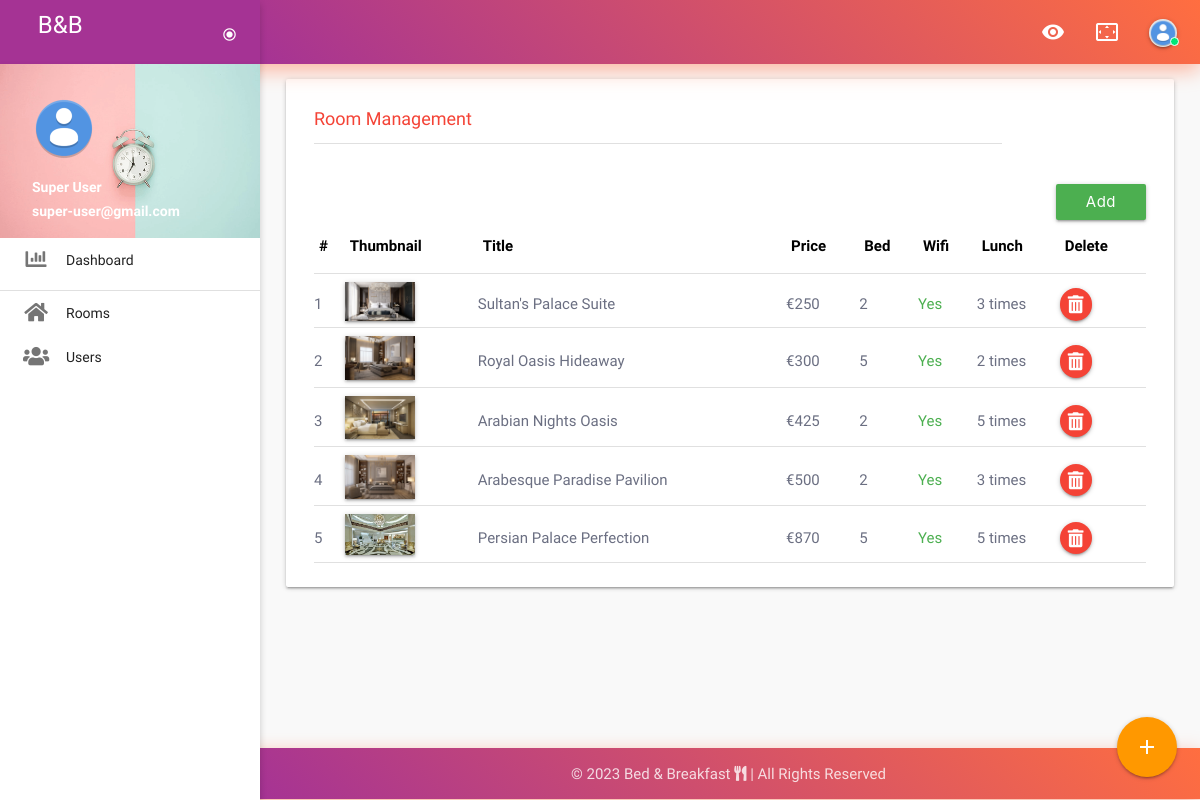
The page /admin_room (signed in) on the database its author committed.
### src/models.py (models this page shows)
class User(db.Model, UserMixin):
    id = db.Column(db.Integer, primary_key=True)
    fname = db.Column(db.String(150))
    lname = db.Column(db.String(150))
    email = db.Column(db.String(150), unique=True)
    password = db.Column(db.Text)
    avatar = db.Column(db.String(225), default="default_user_img.png")
    phone = db.Column(db.String(100), default="")
    date_of_birth = db.Column(db.String(100), default="")
    gender = db.Column(db.String(100), default="")
    country = db.Column(db.String(100), default="")
    city = db.Column(db.String(100), default="")
    zip_code = db.Column(db.String(100), default="")
    address = db.Column(db.Text, default="")
    role = db.Column(db.Integer, default=0)
    registered_on = db.Column(db.String(25), default=datetime.datetime.now().date())
    hashCode = db.Column(db.Text)

class Rooms(db.Model):
    id = db.Column(db.Integer, primary_key=True)
    title = db.Column(db.String(225))
    description = db.Column(db.Text)
    thumb = db.Column(db.Text)
    price = db.Column(db.Integer)
    bed = db.Column(db.Integer)
    lunch = db.Column(db.Integer)
    wifi = db.Column(db.Integer)

### src/views.py (the view, shortened to what this page needs)
@views.route("/admin_room", methods=["GET", "POST"])
@login_required
def admin_room():
	if current_user.role == 1:
		if request.method == "GET":
			check_booking_expire()
			room_info = Rooms.query.all()
			return render_template("admin/room_list.html", user=current_user, room_data=room_info)
	else:
		return redirect(url_for('views.user_dashboard'))

### src/views.py (called while the page is built)
def check_booking_expire():
    today_date = datetime.datetime.today().date()
    room_expired = Booking.query.filter_by(expire_date=today_date).first()
    if room_expired:
    	db.session.delete(room_expired)
    	db.session.commit()

### src/templates/admin/room_list.html (shortened to what this page needs)
{% extends "admin/base.html" %}
{% block body_content %}
<div id="main">
<div class="row">
<div class="col s12">
<div class="container">
<section>
<div class="row">
  <div class="col s12">
    <div id="input-fields" class="card card-tabs">
      <div class="card-content">
        <div class="card-title">
          <div class="row">
            <div class="col s12 m6 l10">
              <h4 class="card-title red-text">Room Management</h4>
              <div class="divider"></div>
              <br>
            </div>
           </div>
        </div>
        <div id="view-input-fields" class="active">
<div class="row">
<div class="col s12">
<button class="btn modal-trigger right green" data-target="add_room">Add</button>
<table class="col s12 highlight">
  <thead class="black-text">
    <tr>
      <th>#</th>
      <th>Thumbnail</th>
      <th>Title</th>
      <th>Price</th>
      <th>Bed</th>
      <th>Wifi</th>
      <th>Lunch</th>
      <th>Delete</th>
    </tr>
  </thead>
  <tbody>
{% if room_data %}
{% for room in room_data %}
<tr>
  <td>{{ room.id }}</td>
  <td><img src="{{ url_for('static', filename='img/admin_rooms/') }}{{ room.thumb }}" class="responsive-img z-depth-1" width="70px"></td>
  <td>{{ room.title }}</td>
  <td>&euro;{{ room.price }}</td>
  <td>{{ room.bed }}</td>
{% if room.wifi == 0 %}
<td><span class="red-text">No</span></td>
{% elif room.wifi == 1 %}
<td><span class="green-text">Yes</span></td>
{% endif %}
  <td>{{ room.lunch }} times</td>
  <td>
  <form action="{{ url_for('views.room_delete') }}" method="POST" style="display: inline-block;">
    <button type="submit" class="btn-floating btn-small red"><i class="fas fa-trash-alt"></i></button>
  </form>
 </td>
</tr>
{% endfor %}
{% endif %}
  </tbody>
</table>
            </div>
          </div>
        </div>
        </div>
      </div>
    </div>
  </div>
</section>
</div>
</div>
</div>
</div>
{% endblock body_content %}

### src/templates/admin/base.html (shortened to what this page needs)
<!DOCTYPE html>
<html class="loading" lang="en" data-textdirection="ltr">
<head>
    <link rel="stylesheet" href="https://cdnjs.cloudflare.com/ajax/libs/font-awesome/5.15.2/css/all.min.css">
    <link rel="stylesheet" href="{{ url_for('static', filename='css/vendors.min.css') }}">
    <link rel="stylesheet" href="{{ url_for('static', filename='css/materialize.min.css') }}">
    <link rel="stylesheet" href="{{ url_for('static', filename='css/component.min.css') }}">
    <link rel="stylesheet" href="{{ url_for('static', filename='css/responsive.dataTables.min.css') }}">
    <link rel="stylesheet" href="{{ url_for('static', filename='css/dataTables.min.css') }}">
    <link rel="stylesheet" href="{{ url_for('static', filename='css/user_ui.min.css') }}">
    <link rel="stylesheet" href="{{ url_for('static', filename='css/page-users.min.css') }}">
</head>
<body class="vertical-layout page-header-light vertical-menu-collapsible vertical-menu-nav-dark preload-transitions 2-columns" data-open="click" data-menu="vertical-menu-nav-dark" data-col="2-columns">
    <header class="page-topbar" id="header">
      <div class="navbar navbar-fixed">
        <nav class="navbar-main navbar-color nav-collapsible sideNav-lock navbar-dark gradient-45deg-purple-deep-orange gradient-shadow">
          <div class="nav-wrapper">
            <ul class="navbar-list right">
              <li>
                <a href="{{ url_for('views.home') }}" class="waves-effect waves-block waves-light white-text"><i class="material-icons">visibility</i></a>
              </li>
              <li class="hide-on-med-and-down">
                <a class="waves-effect waves-block waves-light toggle-fullscreen" href="javascript:void(0);"><i class="material-icons">settings_overscan</i></a>
              </li>
              <li>
                <a class="waves-effect waves-block waves-light profile-button" href="javascript:void(0);" data-target="profile-dropdown"><span class="avatar-status avatar-online">
                  <img src="{{ url_for('static', filename='img/user_avatars/') }}{{ user.avatar }}" class="z-depth-1"><i></i></span></a>
              </li>
            </ul>
          </div>
        </nav>
      </div>
    </header>
<aside class="sidenav-main nav-expanded nav-lock nav-collapsible sidenav-light navbar-full sidenav-active-rounded">
      <div class="brand-sidebar">
        <h1 class="logo-wrapper">
          <a class="brand-logo darken-1" href="{{ url_for('views.admin_dashboard') }}">
            <span class="logo-text hide-on-med-and-down">B&amp;B</span>
          </a>
            <a class="navbar-toggler" href="javacript:void(0)">
              <i class="material-icons">radio_button_checked</i>
            </a>
        </h1>
      </div>
<ul class="sidenav sidenav-collapsible leftside-navigation collapsible sidenav-fixed menu-shadow" id="slide-out" data-menu="menu-navigation" data-collapsible="menu-accordion">
<li>
  <div class="user-view" id="userview">
      <div class="background">
        <img src="{{ url_for('static', filename='img/default_cover.png') }}" style="width: 100%;">
      </div>
      <img class="circle" src="{{ url_for('static', filename='img/user_avatars/') }}{{ user.avatar }}">
      <span class="white-text name" id="userview-name">{{ user.fname }} {{ user.lname }}</span>
      <span class="white-text email" id="userview-email">{{ user.email }}</span>
  </div>
</li>
        <li class="bold">
          <a class="waves-effect waves-cyan" href="{{ url_for('views.admin_dashboard') }}">
            <i class="fas fa-chart-bar"></i>
            <span class="menu-title" data-i18n="dashboard">Dashboard</span>
          </a>
        </li>
        <div class="divider"></div>
        <li class="bold">
          <a class="waves-effect waves-cyan" href="{{ url_for('views.admin_room') }}">
            <i class="fas fa-home"></i>
            <span class="menu-title" data-i18n="home">Rooms</span>
          </a>
        </li>
        <li class="bold">
          <a class="waves-effect waves-cyan" href="{{ url_for('views.users_list') }}">
            <i class="fas fa-users"></i>
            <span class="menu-title" data-i18n="home">Users</span>
          </a>
        </li>
</ul>
</aside>
{% block body_content %}
{% endblock body_content %}
<div class="fixed-action-btn">
  <a class="btn-floating btn-large orange">
    <i class="large material-icons">add</i>
  </a>
</div>
<footer class="page-footer footer footer-static footer-dark gradient-45deg-purple-deep-orange gradient-shadow navbar-border navbar-shadow">
      <div class="footer-copyright">
        <div class="container center-align">
          &copy; <span id="current_year"></span> Bed & Breakfast <i class="fas fa-utensils"></i> | All Rights Reserved
        </div>
      </div>
</footer>
</body>
</html>

### src/templates/admin/base.html (style rules this page uses)
#userview { margin: 0; }
#userview-name { font-weight: 800; margin-top: 15px; }
#userview-email { font-weight: 800; padding-bottom: 15px; }

### src/templates/admin/room_list.html (style rules this page uses)
td { padding: 0; padding-top: 8px; }

### rows shown on the page
User: avatar (placeholder picture), fname "Super", lname "User", email "super-user@gmail.com"
Rooms: id "1", thumb (picture), title "Sultan's Palace Suite", price "250", bed "2", wifi "Yes", lunch "3"
Rooms: id "2", thumb (picture), title "Royal Oasis Hideaway", price "300", bed "5", wifi "Yes", lunch "2"
Rooms: id "3", thumb (picture), title "Arabian Nights Oasis", price "425", bed "2", wifi "Yes", lunch "5"
Rooms: id "4", thumb (picture), title "Arabesque Paradise Pavilion", price "500", bed "2", wifi "Yes", lunch "3"
Rooms: id "5", thumb (picture), title "Persian Palace Perfection", price "870", bed "5", wifi "Yes", lunch "5"
